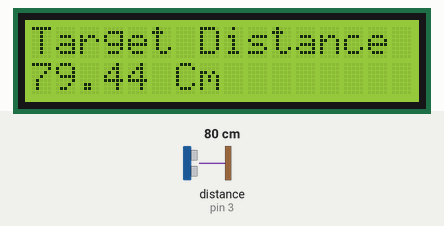
Recording of a sketch running on a simulated Arduino Uno, built with avr-gcc and run on an emulated ATmega328P. Shown: 16×2 character LCD. Wiring (inferred from the names in the program): ultrasonic range finder: trigger pin 2; echo pin 3. The inputs (shaded band) are chosen by the test bench; at power-on: distance to the obstacle (sensor on pin 3) 80 cm. The echo pulse lasts 58.3 µs per cm; what the sketch prints to the serial monitor is not drawn.

Above: at 1.2 s.
1.3 s: distance to the obstacle (sensor on pin 3) set to 2 cm
At 6.1 s:
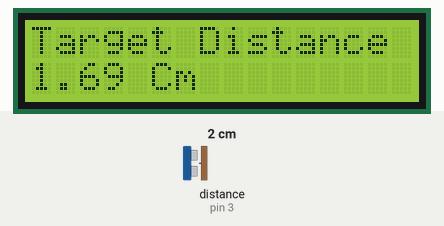
11.5 s: distance to the obstacle (sensor on pin 3) set to 4 cm
At 15.5 s:
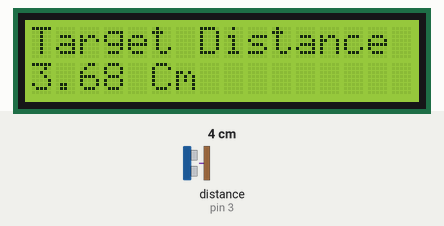
21.5 s: distance to the obstacle (sensor on pin 3) set to 9 cm
At 26.0 s:
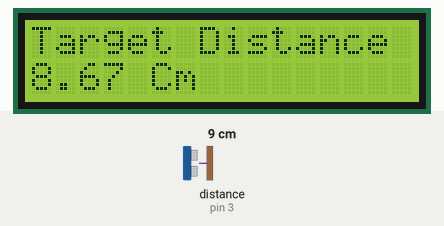
Timing chart, 0 to 27.5 s (numbered marks = the images above; inputs shaded):
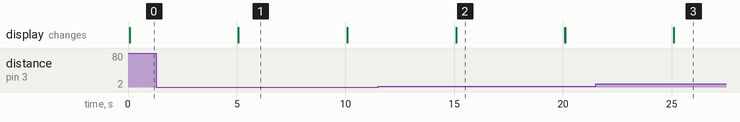

Measured:
- after the input at 1.3 s, the display: first differs from a run without the input after 3.8 s (image 1)
- after the input at 11.5 s, the display: first differs from a run without the input after 3.6 s (image 2)
- after the input at 21.5 s, the display: first differs from a run without the input after 3.6 s (image 3)
- what the display in image 1 shows lasts 5.0 s, from 5.1 s to 10.1 s

The sketch:

PortableDistanceDetector_LCD.ino
```cpp
#include <LiquidCrystal.h>
int rs=7;
int en=8;
int d4=9;
int d5=10;
int d6=11;
int d7=12;
LiquidCrystal lcd(rs,en,d4,d5,d6,d7);

int trigPin = 2;
int echoPin = 3;
float pingTravelTime;
float pingTravelDistance;
float distanceToTarget;

int dt = 5000;

void setup() {
  // put your setup code here, to run once:
pinMode (trigPin, OUTPUT);
pinMode (echoPin, INPUT);
lcd.begin(16,2);
Serial.begin(9600);
}

void loop() {
  // put your main code here, to run repeatedly:
digitalWrite(trigPin, LOW);
delayMicroseconds(10);
digitalWrite(trigPin, HIGH);
delayMicroseconds(10);
digitalWrite(trigPin, LOW);
pingTravelTime = pulseIn(echoPin, HIGH);
delayMicroseconds(25);
pingTravelDistance = (pingTravelTime * 765. * 1609.34 * 100.)/(3600. * 1000000.);
//(pingTravelTime * speed on sound in mph * m in mile * cm in m)/(Second in Hour * mSeconds in Seconds);
distanceToTarget = pingTravelDistance / 2;

Serial.print("Distance to Target is: ");
Serial.print(distanceToTarget);
Serial.print(" Cm. ");
lcd.setCursor(0,0);
lcd.print("Target Distance");
lcd.setCursor(0,1);
lcd.print(distanceToTarget);
lcd.print(" Cm");
delay (dt);
lcd.clear();
}
```
